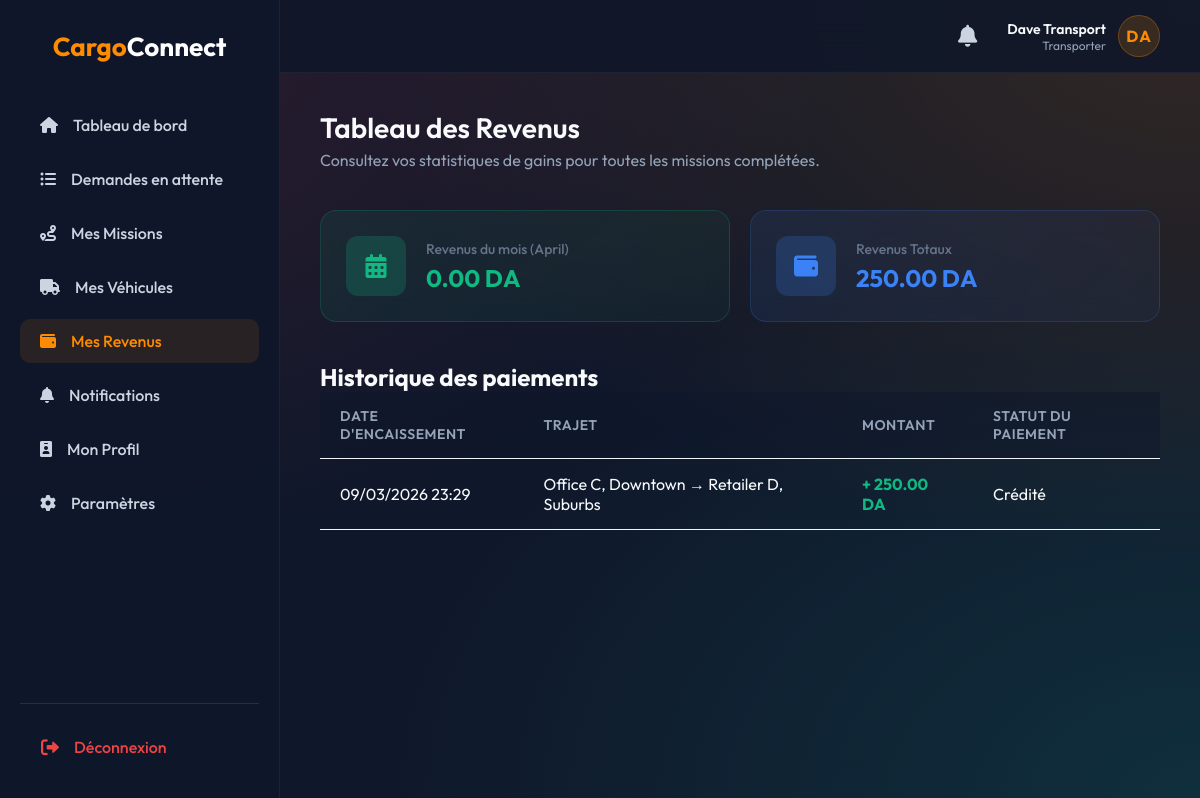
Screenshot of /transporter/earnings.php (signed in) with the database file from the repository.
### tables this page shows
CREATE TABLE IF NOT EXISTS earnings (
    id INT UNSIGNED AUTO_INCREMENT PRIMARY KEY,
    transporter_id INT UNSIGNED NOT NULL,
    reservation_id INT UNSIGNED NOT NULL UNIQUE COMMENT '1:1 relation to avoid duplicate billing',
    amount DECIMAL(10,2) NOT NULL,
    created_at TIMESTAMP DEFAULT CURRENT_TIMESTAMP,
    FOREIGN KEY (transporter_id) REFERENCES users(id) ON DELETE CASCADE,
    FOREIGN KEY (reservation_id) REFERENCES reservations(id) ON DELETE CASCADE,
    INDEX idx_earnings_transporter (transporter_id)
);

CREATE TABLE IF NOT EXISTS reservations (
    id INT UNSIGNED AUTO_INCREMENT PRIMARY KEY,
    client_id INT UNSIGNED NOT NULL,
    vehicle_id INT UNSIGNED DEFAULT NULL,
    pickup_location VARCHAR(255) NOT NULL,
    destination VARCHAR(255) NOT NULL,
    cargo_type VARCHAR(100) NOT NULL,
    volume DECIMAL(8,2) COMMENT 'Volume in cubic meters',
    weight DECIMAL(8,2) COMMENT 'Weight in kg',
    reservation_date DATETIME NOT NULL,
    price DECIMAL(10,2) NULL,
    price_type ENUM('fixed', 'negotiable') DEFAULT 'fixed',
    transporter_proposed_price DECIMAL(10,2) NULL,
    status ENUM('pending', 'negotiation', 'accepted', 'in_progress', 'completed', 'cancelled') NOT NULL DEFAULT 'pending',
    created_at TIMESTAMP DEFAULT CURRENT_TIMESTAMP,
    FOREIGN KEY (client_id) REFERENCES users(id) ON DELETE CASCADE,
    FOREIGN KEY (vehicle_id) REFERENCES vehicles(id) ON DELETE SET NULL,
    INDEX idx_reservation_client (client_id),
    INDEX idx_reservation_vehicle (vehicle_id),
    INDEX idx_reservation_status (status),
    INDEX idx_reservation_date (reservation_date),
    INDEX idx_reservation_status_date (status, reservation_date)
);

### functions/earning.php (called while the page is built)
<?php
function calculateEarnings($transporter_id, $pdo) {
    $stmt = $pdo->prepare("SELECT SUM(amount) as total
                           FROM earnings
                           WHERE transporter_id = ? AND MONTH(created_at) = MONTH(CURRENT_DATE()) AND YEAR(created_at) = YEAR(CURRENT_DATE())");
    $stmt->execute([$transporter_id]);
    $result = $stmt->fetch(PDO::FETCH_ASSOC);
    return $result['total'] ?? 0;
}
function calculateTotalEarnings($transporter_id, $pdo) {
    $stmt = $pdo->prepare("SELECT SUM(amount) as total FROM earnings WHERE transporter_id = ?");
    $stmt->execute([$transporter_id]);
    $result = $stmt->fetch(PDO::FETCH_ASSOC);
    return $result['total'] ?? 0;
}
function getEarningsHistory($transporter_id, $pdo) {
    $stmt = $pdo->prepare("SELECT e.*, r.pickup_location, r.destination, r.reservation_date
                           FROM earnings e
                           JOIN reservations r ON e.reservation_id = r.id
                           WHERE e.transporter_id = ?
                           ORDER BY e.created_at DESC");
    $stmt->execute([$transporter_id]);
    return $stmt->fetchAll(PDO::FETCH_ASSOC);
}

### transporter/earnings.php (the view, shortened to what this page needs)
<?php
require_once CONF_PATH . 'database.php';
require_once FUNC_PATH . 'earning.php';
$db = new Database();
$pdo = $db->getConnection();
$transporter_id = $_SESSION['user_id'];
$month_earnings = calculateEarnings($transporter_id, $pdo);
$total_earnings = calculateTotalEarnings($transporter_id, $pdo);
$history = getEarningsHistory($transporter_id, $pdo);
?>
<!DOCTYPE html>
<html lang="fr">
<head>
    <link href="https://cdnjs.cloudflare.com/ajax/libs/font-awesome/6.0.0/css/all.min.css" rel="stylesheet">
    <link rel="stylesheet" href="<?php echo CSS_URL; ?>style.css">
    <link rel="stylesheet" href="<?php echo CSS_URL; ?>dashboard.css">
</head>
<body>
<div class="dashboard-layout">
    <?php include INC_PATH . 'sidebar.php'; ?>
    <main class="main-content">
        <?php include INC_PATH . 'topbar.php'; ?>
        <div class="page-header">
            <div>
                <h1>Tableau des Revenus</h1>
                <p style="color: #94a3b8; margin-top: 5px;">Consultez vos statistiques de gains pour toutes les missions complétées.</p>
            </div>
        </div>
        <div class="stats-grid" style="grid-template-columns: repeat(2, 1fr); margin-top: 20px;">
            <div class="stat-card" style="background: linear-gradient(135deg, rgba(16, 185, 129, 0.1), rgba(16, 185, 129, 0.05)); border: 1px solid rgba(16, 185, 129, 0.2);">
                <div class="stat-icon" style="background: rgba(16, 185, 129, 0.2); color: #10b981;"><i class="fas fa-calendar-alt"></i></div>
                <div class="stat-details">
                    <h3>Revenus du mois (<?php echo date('F'); ?>)</h3>
                    <div class="num" style="color: #10b981;"><?php echo number_format($month_earnings, 2); ?> DA</div>
                </div>
            </div>
            <div class="stat-card" style="background: linear-gradient(135deg, rgba(59, 130, 246, 0.1), rgba(59, 130, 246, 0.05)); border: 1px solid rgba(59, 130, 246, 0.2);">
                <div class="stat-icon" style="background: rgba(59, 130, 246, 0.2); color: #3b82f6;"><i class="fas fa-wallet"></i></div>
                <div class="stat-details">
                    <h3>Revenus Totaux</h3>
                    <div class="num" style="color: #3b82f6;"><?php echo number_format($total_earnings, 2); ?> DA</div>
                </div>
            </div>
        </div>
        <div class="recent-section" style="margin-top: 30px;">
            <div class="section-header">
                <h2>Historique des paiements</h2>
            </div>
            <?php if (empty($history)): ?>
                <div style="text-align: center; padding: 40px; background: rgba(30, 41, 59, 0.5); border-radius: 12px; border: 1px dashed rgba(255, 255, 255, 0.1);">
                    <i class="fas fa-file-invoice-dollar" style="font-size: 40px; color: #64748b; margin-bottom: 15px;"></i>
                    <p style="color: #94a3b8;">Aucun historique de revenu. Terminez des missions pour voir vos gains ici.</p>
                </div>
            <?php else: ?>
                <div class="table-container">
                    <table class="data-table">
                        <thead>
                            <tr>
                                <th>Date d'encaissement</th>
                                <th>Trajet</th>
                                <th>Montant</th>
                                <th>Statut du paiement</th>
                            </tr>
                        </thead>
                        <tbody>
                            <?php foreach ($history as $earning): ?>
                                <tr>
                                    <td><?php echo date('d/m/Y H:i', strtotime($earning['created_at'])); ?></td>
                                    <td><?php echo htmlspecialchars($earning['pickup_location'] . ' → ' . $earning['destination'], ENT_QUOTES, 'UTF-8'); ?></td>
                                    <td style="font-weight: 700; color: #10b981;">+ <?php echo number_format($earning['amount'], 2); ?> DA</td>
                                    <td><span class="badge badge-success">Crédité</span></td>
                                </tr>
                            <?php endforeach; ?>
                        </tbody>
                    </table>
                </div>
            <?php endif; ?>
        </div>
    </main>
</div>
</body>
</html>

### public/css/style.css (style rules this page uses)
:root { --primary: #ff8c00; --primary-hover: #ff6b00; --bg-dark: #0f172a; --text-main: #f8fafc; --text-muted: #94a3b8; --glass-bg: rgba(15, 23, 42, 0.4); --glass-border: rgba(255, 255, 255, 0.08); --glass-shadow: 0 25px 50px -12px rgba(0, 0, 0, 0.5); }
* { margin: 0; padding: 0; box-sizing: border-box; font-family: 'Outfit', sans-serif; }
body { min-height: 100vh; background: var(--bg-dark); display: flex; flex-direction: column; color: var(--text-main); position: relative; overflow-x: hidden; }

### public/css/dashboard.css (style rules this page uses)
body { background: #0f172a; background-image: radial-gradient(at 0% 0%, rgba(239, 68, 68, 0.15) 0px, transparent 50%), radial-gradient(at 100% 0%, rgba(255, 140, 0, 0.15) 0px, transparent 50%), radial-gradient(at 100% 100%, rgba(20, 184, 166, 0.15) 0px, transparent 50%); background-attachment: fixed; min-height: 100vh; color: #f8fafc; font-family: 'Inter', 'Outfit', sans-serif; }
.dashboard-layout { display: flex; min-height: 100vh; }
.main-content { flex: 1; padding: 110px 40px 40px 40px; margin-left: 280px; width: calc(100% - 280px); overflow-y: auto; position: relative; z-index: 10; }
.page-header { display: flex; justify-content: space-between; align-items: center; margin-bottom: 40px; }
.page-header h1 { font-size: 28px; font-weight: 600; }
.stats-grid { display: grid; grid-template-columns: repeat(1, 1fr); gap: 20px; margin-bottom: 40px; }
.stat-card { background: rgba(30, 41, 59, 0.65); backdrop-filter: blur(12px); padding: 25px; border-radius: 16px; display: flex; align-items: center; gap: 20px; border: 1px solid rgba(255, 255, 255, 0.08); transition: all 0.3s cubic-bezier(0.4, 0, 0.2, 1); transform: translateY(40px); opacity: 0; animation: slideUp 0.6s cubic-bezier(0.16, 1, 0.3, 1) forwards; }
.stat-card:nth-child(1) { animation-delay: 0.1s; }
.stat-card:nth-child(2) { animation-delay: 0.2s; }
.stat-icon { width: 60px; height: 60px; border-radius: 12px; display: flex; align-items: center; justify-content: center; font-size: 24px; }
.stat-details h3 { font-size: 14px; color: #64748b; font-weight: 500; margin-bottom: 5px; }
.stat-details .num { font-size: 24px; font-weight: 700; color: #0f172a; }
.data-table { width: 100%; border-collapse: collapse; }
.data-table th, .data-table td { padding: 15px 20px; text-align: left; border-bottom: 1px solid #f1f5f9; }
.data-table th { background: rgba(15, 23, 42, 0.5); font-weight: 600; color: #94a3b8; font-size: 14px; text-transform: uppercase; letter-spacing: 0.5px; }
.data-table tr { transition: background 0.3s; }
h1, h2, h3, h4, .stat-details .num { color: #f8fafc; }
.page-header p { color: #94a3b8 !important; }
@media (min-width: 576px) { .stats-grid { grid-template-columns: repeat(2, 1fr); } }
@media (min-width: 768px) { .stats-grid { grid-template-columns: repeat(3, 1fr); } }
@media (min-width: 992px) { .stats-grid { grid-template-columns: repeat(4, 1fr); } }

### rows the page displays
earnings: created_at "09/03/2026 23:29", reservation.destination "Office C, Downtown → Retailer D, Suburbs", amount "250.00"

### other values shown
$userName "Dave Transport"
$userRole "Transporter"
$userInitials "DA"
$month_earnings "0.00"
$total_earnings "250.00"
